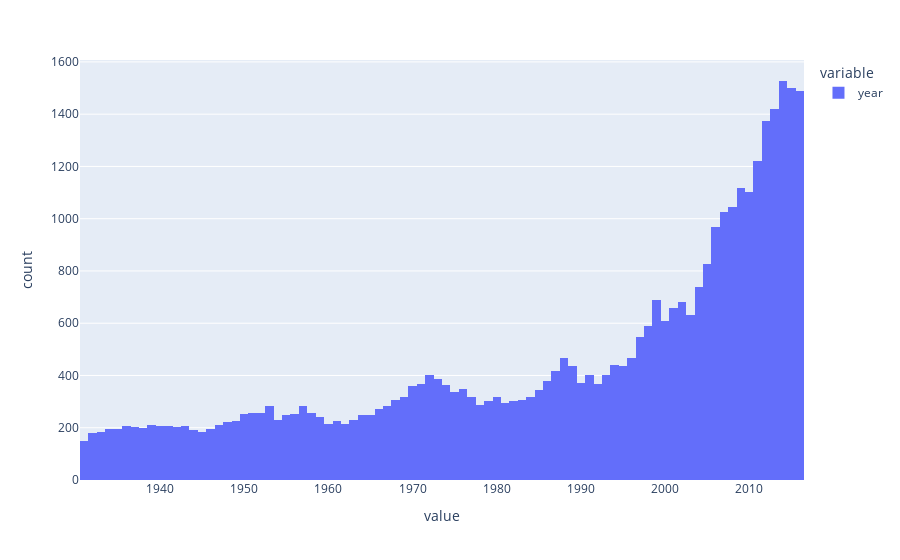

The notebook cell this image was saved under:
### Code cell
dfyear = dfduree.sort_values(by=['year'])
dfyear = dfyear[dfyear['year'] < 2017]
dfyear = dfyear[dfyear['year'] > 1930]

print(len(dfyear))

px.histogram(dfyear["year"])

### Figure 1 — Plotly figure (JSON) as saved in the notebook; plotly's stock layout.template omitted (floating-point values rounded to 4 significant figures; data arrays with more than 128 entries replaced by an {"elided": "..."} marker saying what was removed)
{"data": [{"alignmentgroup": "True", "bingroup": "x", "hovertemplate": "variable=year<br>value=%{x}<br>count=%{y}<extra></extra>", "legendgroup": "year", "marker": {"color": "#636efa", "pattern": {"shape": ""}}, "name": "year", "offsetgroup": "year", "orientation": "v", "showlegend": true, "type": "histogram", "x": {"elided": "38592 int values"}, "xaxis": "x", "yaxis": "y"}], "layout": {"barmode": "relative", "legend": {"title": {"text": "variable"}, "tracegroupgap": 0}, "margin": {"t": 60}, "xaxis": {"anchor": "y", "domain": [0, 1], "title": {"text": "value"}}, "yaxis": {"anchor": "x", "domain": [0, 1], "title": {"text": "count"}}}}
